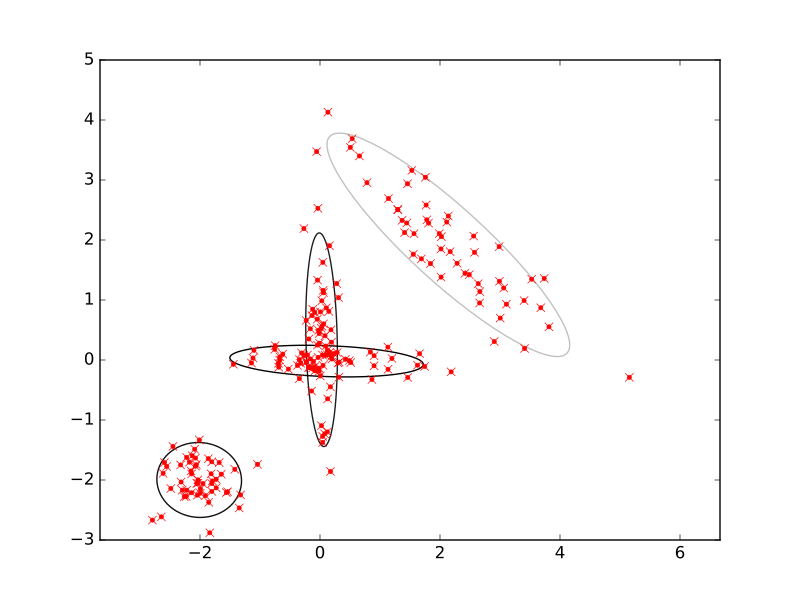

The script that drew this image:
import numpy
numpy.random.seed(1)
import numpy as np
y0 = np.random.multivariate_normal([0, 0], [[1, 0], [0, 0.02]], size=50)
y1 = np.random.multivariate_normal([0, 0], [[0.02, 0], [0, 1]], size=50)
y2 = np.random.multivariate_normal([2, 2], [[1, -0.9], [-0.9, 1]], size=50)
y3 = np.random.multivariate_normal([-2, -2], [[0.1, 0], [0, 0.1]], size=50)
y = np.vstack([y0, y1, y2, y3])
import bayespy.plot as bpplt
bpplt.pyplot.plot(y[:,0], y[:,1], 'rx')
N = 200
D = 2
K = 10
from bayespy.nodes import Dirichlet, Categorical
alpha = Dirichlet(1e-5*np.ones(K),
                  name='alpha')
Z = Categorical(alpha,
                plates=(N,),
                name='z')
from bayespy.nodes import Gaussian, Wishart
mu = Gaussian(np.zeros(D), 1e-5*np.identity(D),
              plates=(K,),
              name='mu')
Lambda = Wishart(D, 1e-5*np.identity(D),
                 plates=(K,),
                 name='Lambda')
from bayespy.nodes import Mixture
Y = Mixture(Z, Gaussian, mu, Lambda,
            name='Y')
Z.initialize_from_random()
from bayespy.inference import VB
Q = VB(Y, mu, Lambda, Z, alpha)
Y.observe(y)
Q.update(repeat=1000)

bpplt.gaussian_mixture_2d(Y, alpha=alpha, scale=2)
bpplt.pyplot.show()
